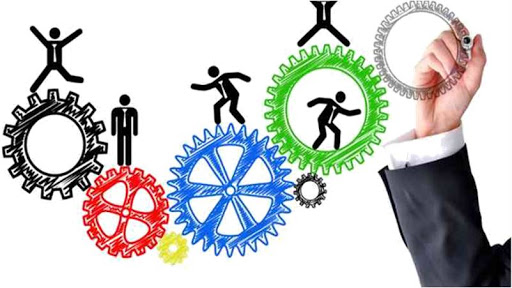
#> input picture ejemplo.jpg, 512 x 288 px
$ python 'Open CV.py'
#> lines starting #> are read from the running program, lines starting #| are printed output that depends on the picture
# -*- coding: utf-8 -*-
"""
Created on Fri Jun 24 17:41:08 2022

@author: user
"""

from skimage import io
import matplotlib.pyplot as plt
from skimage.color import rgb2gray

# 1 Cargar una imagen cualquiera
imagen = io.imread("ejemplo.jpg")
#> imagen is the input picture: shape (288, 512, 3); mean R, G, B 198.7, 200.4, 199.2

# 2 Cambiar la imagen a escala de grises
imagen_grises = rgb2gray(imagen)
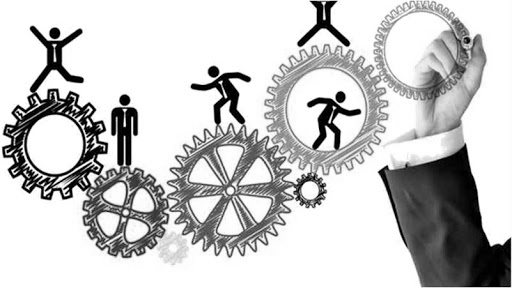
#> imagen_grises: shape (288, 512) float64; min 0, max 1, mean 0.784

# 3 Visualizar la imagen a color
plt.imshow(imagen)

# 4 Visualizar la imagen a escala de grises
plt.imshow(imagen_grises, cmap='gray')

# 5 Recortar area de la imagen a color
imgColorRecortada = imagen[5:200, 5:220]
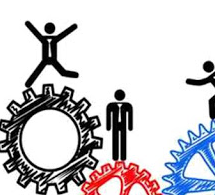
#> imgColorRecortada: shape (195, 215, 3); mean R, G, B 203.7, 201.6, 205.4

# 6 Recortar la imagen a escala de grises
imgGrisesRecortada = imagen_grises[5:180, 5:150]
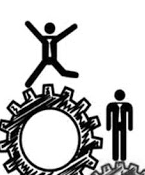
#> imgGrisesRecortada: shape (175, 145) float64; min 0, max 1, mean 0.767

# 7 Dimensiones de imagen recortada color
imgColorRecortada.shape

# 8 Dimensiones de imagen recortada grises
imgGrisesRecortada.shape

# Visualizar imagenes recortadas
fig, axs = plt.subplots(2)
fig.suptitle('Imagenes recortadas')
axs[0].imshow(imgColorRecortada)
axs[1].imshow(imgGrisesRecortada, cmap='gray')
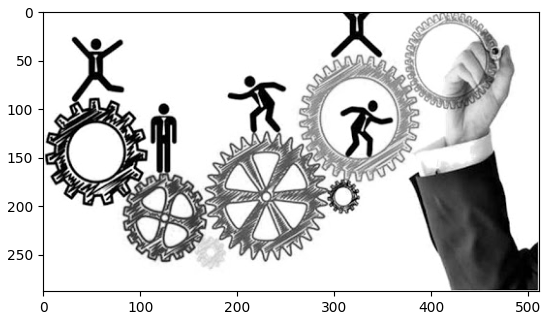
#> figure drawn by matplotlib, 1 panel

$ run again, with Foto2.jpg copied over ejemplo.jpg
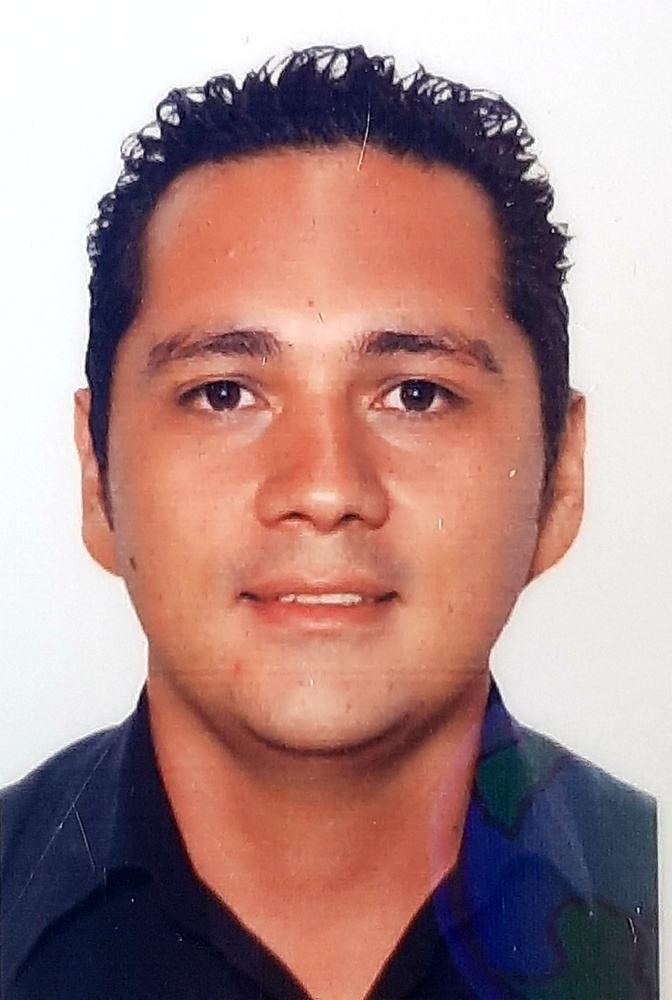
#> input picture Foto2.jpg, 672 x 1000 px, shrunk from 971 x 1445 before the run
#> imagen is the input picture: shape (1000, 672, 3); mean R, G, B 172.5, 139.4, 137.2
#> `imgGrisesRecortada = imagen_grises[5:180, 5:150]`:
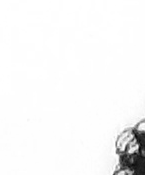
#> imgGrisesRecortada: shape (175, 145) float64; min 0.00844, max 1, mean 0.968
#> `axs[1].imshow(imgGrisesRecortada, cmap='gray')`:
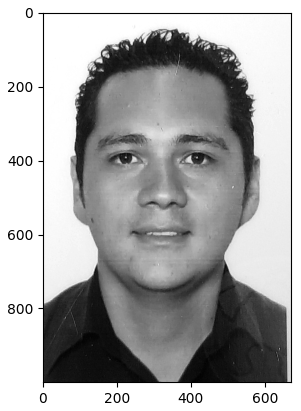
#> figure drawn by matplotlib, 1 panel

$ run again, with contornos.jpg copied over ejemplo.jpg
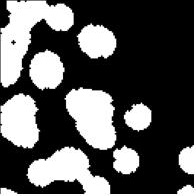
#> input picture contornos.jpg, 196 x 196 px
#> imagen is the input picture: shape (196, 196, 3); min 0, max 255, mean 89.4
#> `imgGrisesRecortada = imagen_grises[5:180, 5:150]`:
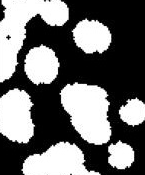
#> imgGrisesRecortada: shape (175, 145) float64; min 0, max 1, mean 0.436
#> `axs[1].imshow(imgGrisesRecortada, cmap='gray')`:
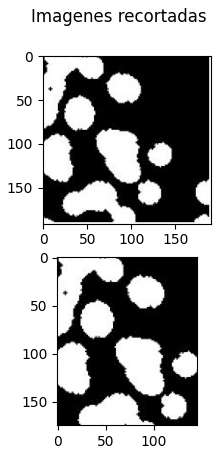
#> figure drawn by matplotlib, 2 panels
